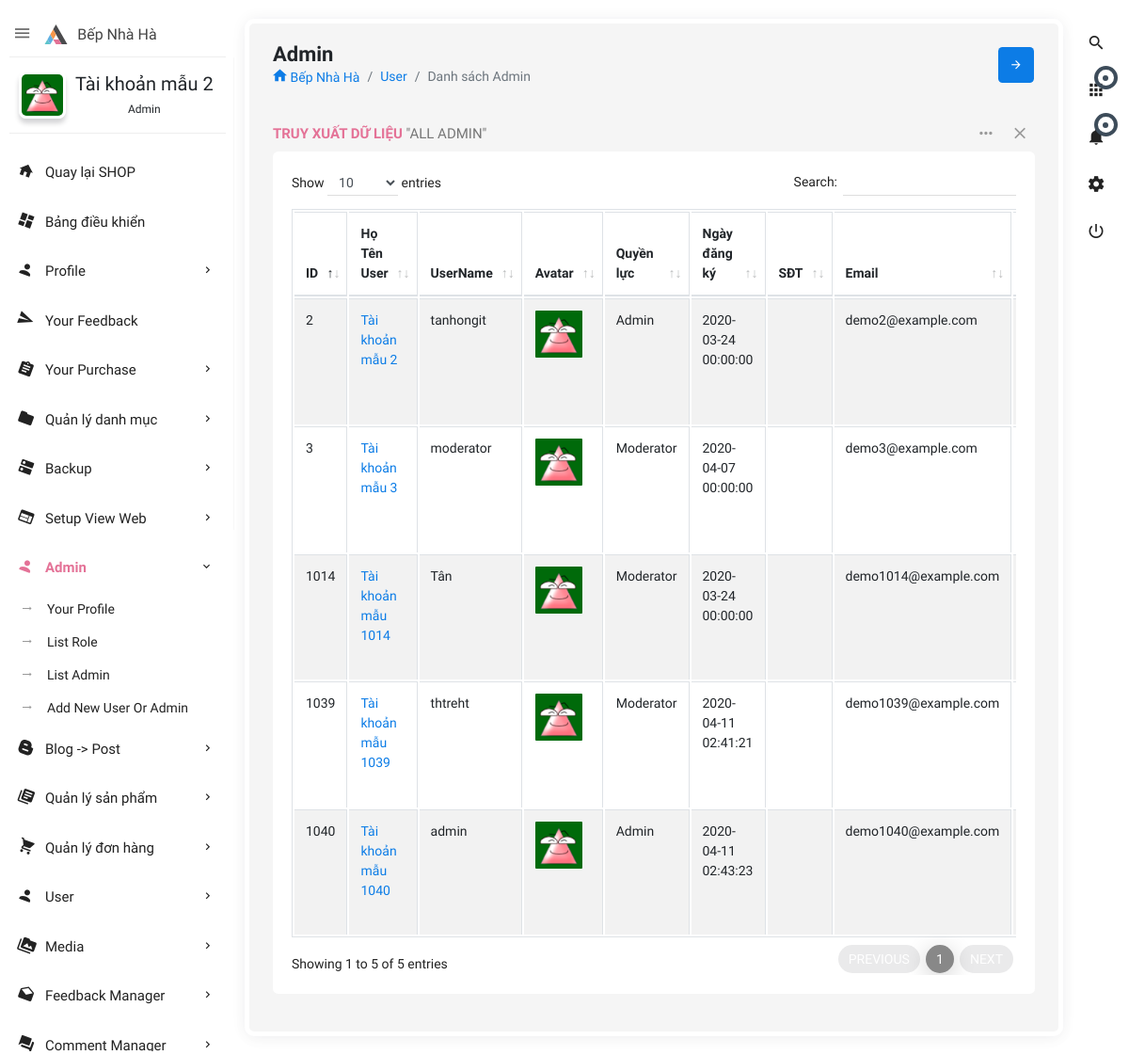
Page /admin.php?controller=role&action=admin (signed in) on the committed database.
### tables this page shows
CREATE TABLE IF NOT EXISTS `users` (
  `id` int(11) NOT NULL AUTO_INCREMENT,
  `user_username` varchar(50) DEFAULT NULL,
  `user_password` varchar(100) DEFAULT NULL,
  `user_name` varchar(255) DEFAULT NULL,
  `role_id` int(11) NOT NULL DEFAULT 0,
  `user_avatar` varchar(550) DEFAULT 'author-auto.png',
  `user_email` varchar(255) DEFAULT NULL,
  `user_phone` varchar(20) DEFAULT NULL,
  `user_address` varchar(200) DEFAULT NULL,
  `createDate` datetime DEFAULT NULL,
  `verified` int(11) NOT NULL DEFAULT 0,
  `verificationCode` varchar(500) DEFAULT NULL,
  `editTime` datetime DEFAULT NULL,
  PRIMARY KEY (`id`),
  KEY `fk_id_role` (`role_id`)
);

### admin/controllers/role/admin.php (called while the page is built, shortened)
<?php
permission_user();
$options = [
    'order_by' => 'id ASC',
];
$adminNav = 'class="active open"';
$list_user = getAll('users', $options);
require('admin/views/role/admin.php');

### lib/config/database.php (called while the page is built, shortened)
<?php
if (isset($_SESSION['user'])) {
    $userNav = $_SESSION['user']['id'];
}
try {
    $linkConnectDB = connect();
} catch (Exception $e) {
    die($e->getMessage());
}
function connect(): mysqli
{
        $linkConnectDB = new mysqli(DB_HOST, DB_USER, DB_PASS, DB_NAME, DB_PORT);
        $linkConnectDB->set_charset('utf8mb4');
        return $linkConnectDB;
}
function executeQuery(string $sql, array $params = []): mysqli_stmt
{
    global $linkConnectDB;
    $stmt = $linkConnectDB->prepare($sql);
    if (!$stmt->execute()) {
        throw new Exception('Execute error: ' . $stmt->error);
    }
    return $stmt;
}

### lib/model.php (called while the page is built, shortened)
<?php
require('config/database.php');
function getRecord(string $table, $id, string $select = '*'): false|array|null
{
    $id = intval($id);
    $sql = "SELECT $select FROM `$table` WHERE id=$id";
    $query = executeQuery($sql);
    $result = $query->get_result()->fetch_assoc();
    return $result;
}
function getAll(string $table, array $options = []): array
{
    $select = $options['select'] ?? '*';
    $where = isset($options['where']) ? 'WHERE ' . $options['where'] : '';
    $order_by = isset($options['order_by']) ? 'ORDER BY ' . $options['order_by'] : '';
    $limit = isset($options['offset']) && isset($options['limit']) ? 'LIMIT ' . $options['offset'] . ',' . $options['limit'] : '';
    $sql = "SELECT $select FROM `$table` $where $order_by $limit";
    $query = executeQuery($sql);
    $result = $query->get_result()->fetch_all(MYSQLI_ASSOC);
    return $result;
}

### admin/controllers/shared/statistics.php (called while the page is built, shortened)
<?php
$options_user = [
    'order_by' => 'editTime DESC',
];
$users = getAll('users', $options_user);

### lib/functions.php (called while the page is built, shortened)
<?php
function permission_user(): void
{
    global $userNav;
    $userLogin = getRecord('users', $userNav);
}

### admin/views/role/admin.php (the view, shortened to what this page needs)
<?php require('admin/views/shared/header.php'); ?>
<?php require('admin/views/shared/rightnavbar.php'); ?>
<?php require('admin/views/shared/leftnavbar.php'); ?>
<section class="content">
    <div class="body_scroll">
        <div class="block-header">
            <div class="row">
                <div class="col-lg-7 col-md-6 col-sm-12">
                    <h2>Admin</h2>
                    <ul class="breadcrumb">
                        <li class="breadcrumb-item"><a href="<?= PATH_URL . 'home' ?>"><i class="zmdi zmdi-home"></i> Bếp Nhà Hà</a></li>
                        <li class="breadcrumb-item"><a href="admin.php?controller=user&action=listall">User</a></li>
                        <li class="breadcrumb-item active">Danh sách Admin</li>
                    </ul>
                </div>
                <div class="col-lg-5 col-md-6 col-sm-12">
                    <button class="btn btn-primary btn-icon float-right right_icon_toggle_btn" type="button"><i class="zmdi zmdi-arrow-right"></i></button>
                </div>
            </div>
        </div>
        <div class="container-fluid">
            <div class="row clearfix">
                <div class="col-lg-12">
                    <div class="card">
                        <div class="header">
                            <h2><strong>Truy Xuất Dữ Liệu</strong> "All Admin" </h2>
                            <ul class="header-dropdown">
                                <li class="dropdown"> <a href="javascript:void(0);" class="dropdown-toggle" data-toggle="dropdown" role="button" aria-haspopup="true" aria-expanded="false"> <i class="zmdi zmdi-more"></i> </a>
                                </li>
                                <li class="remove">
                                    <a role="button" class="boxs-close"><i class="zmdi zmdi-close"></i></a>
                                </li>
                            </ul>
                        </div>
                        <div class="body">
                            <div class="table-responsive">
                                <table class="table table-bordered table-striped table-hover js-basic-example dataTable">
                                    <thead>
                                        <tr>
                                            <th>ID</th>
                                            <th>Họ Tên User</th>
                                            <th>UserName</th>
                                            <th>Avatar</th>
                                            <th>Quyền lực</th>
                                            <th>Ngày đăng ký</th>
                                            <th>SĐT</th>
                                            <th>Email</th>
                                            <th>Hành Động</th>
                                        </tr>
                                    </thead>
                                    <tbody>
                                        <?php foreach ($list_user as $user) : if ($user['role_id'] != 0) : ?>
                                                <tr>
                                                    <td><?= $user['id'] ?></td>
                                                    <td><a href="admin.php?controller=user&amp;action=edit&amp;user_id=<?= $user['id']; ?>"><?= $user['user_name']; ?></a></td>
                                                    <td><?= $user['user_username'] ?></td>
                                                    <td><?= '<image src="public/upload/images/' . $user['user_avatar'] . '?time=' . time() . '" style="max-width:50px;" />'; ?></td>
                                                    <td><?php if ($user['role_id'] == 1) {
                                                        echo 'Admin';
                                                    } elseif ($user['role_id'] == 2) {
                                                        echo 'Moderator';
                                                    } else {
                                                        echo 'User';
                                                    } ?></td>
                                                    <td><?= $user['createDate'] ?></td>
                                                    <td><?= $user['user_phone'] ?></td>
                                                    <td><?= $user['user_email'] ?></td>
                                                    <td>
                                                        </td>
                                                </tr>
                                        <?php endif;
                                        endforeach; ?>
                                    </tbody>
                                </table>
                            </div>
                        </div>
                    </div>
                </div>
            </div>
        </div>
    </div>
</section>
<?php require('admin/views/shared/footer.php'); ?>

### admin/views/shared/leftnavbar.php (shortened to what this page needs)
<aside id="leftsidebar" class="sidebar">
    <div class="navbar-brand">
        <button class="btn-menu ls-toggle-btn" type="button"><i class="zmdi zmdi-menu"></i></button>
        <a href="index.php"><img src="admin/themes/images/logo.svg" width="25" alt="Aero"><span class="m-l-10">Bếp Nhà Hà</span></a>
    </div>
    <div class="menu">
        <ul class="list">
            <li>
                <div class="user-info">
                    <a class="image" href="admin.php?controller=user&action=info&user_id=<?= $userNav ?>"><img src="public/upload/images/<?= $userInfoNav['user_avatar'] ?>" alt="User"></a>
                    <div class="detail">
                        <h4><?= $userInfoNav['user_name'] ?></h4>
                        <small><?php if ($userInfoNav['role_id'] == 1) {
                            echo 'Admin';
                        } elseif ($userInfoNav['role_id'] == 2) {
                            echo 'Moderator';
                        } else {
                            echo "User";
                        } ?></small>
                    </div>
                </div>
            </li>
            <li class="open"><a href="<?= PATH_URL ?>home" target="_blank"><i class="zmdi zmdi-home"></i><span>Quay lại SHOP</span></a></li>
            <li <?= $homeNav ?? '' ?>><a href="admin.php"><i class="zmdi zmdi-view-dashboard"></i><span>Bảng điều khiển</span></a></li>
            <li <?php if (isset($nav_profile)) {
                echo $nav_profile;
            } ?>><a href="javascript:void(0);" class="menu-toggle"><i class="zmdi zmdi-account"></i><span>Profile</span></a>
            </li>
            <li <?= $yourFeedback ?? '' ?>><a href="admin.php?controller=feedback&action=myfeedback"><i class="zmdi zmdi-mail-send"></i><span>Your Feedback</span></a></li>
            <li <?= $yourPurchaseNav ?? '' ?>><a href="javascript:void(0);" class="menu-toggle"><i class="zmdi zmdi-assignment"></i><span>Your Purchase</span></a>
            </li>
            <?php if ($userInfoNav['role_id'] != 0) :
                if ($userInfoNav['role_id'] == 1) : ?>
                    <li <?= $navCategory ?? ''; ?>> <a href="javascript:void(0);" class="menu-toggle"><i class="zmdi zmdi-folder"></i><span>Quản lý danh mục</span></a>
                    </li>
                    <li <?= $backupDbClass ?? '' ?>><a href="javascript:void(0);" class="menu-toggle"><i class="zmdi zmdi-dns"></i><span>Backup</span></a>
                    </li>
                    <li <?= $navHF ?? '' ?>><a href="javascript:void(0);" class="menu-toggle"><i class="zmdi zmdi-view-web"></i><span>Setup View Web</span></a>
                    </li>
                    <li <?= $adminNav ?? '' ?>><a href="javascript:void(0);" class="menu-toggle"><i class="zmdi zmdi-account"></i><span>Admin</span></a>
                        <ul class="ml-menu">
                            <li><a href="admin.php?controller=user&action=info&user_id=<?= $userNav ?>">Your Profile</a></li>
                            <li><a href="admin.php?controller=role">List Role</a></li>
                            <li><a href="admin.php?controller=role&action=admin">List Admin</a></li>
                            <li><a href="admin.php?controller=user&action=add">Add New User Or Admin</a></li>
                        </ul>
                    </li>
                <?php endif; ?>
                <li <?= $postNav ?? '' ?>><a href="javascript:void(0);" class="menu-toggle"><i class="zmdi zmdi-blogger"></i><span>Blog -> Post</span></a>
                </li>
                <li <?= $productNav ?? '' ?>> <a href="javascript:void(0);" class="menu-toggle"><i class="zmdi zmdi-collection-text"></i><span>Quản lý sản phẩm</span></a>
                </li>
                <li <?= $orderNav ?? '' ?>><a href="javascript:void(0);" class="menu-toggle"><i class="zmdi zmdi-shopping-cart"></i><span>Quản lý đơn hàng</span></a>
                </li>
                <li <?php if (isset($nav_user)) {
                    echo $nav_user;
                } ?>><a href="javascript:void(0);" class="menu-toggle"><i class="zmdi zmdi-account"></i><span>User</span></a>
                </li>
                <li <?php if (isset($navMedia)) {
                    echo $navMedia;
                } ?>><a href="javascript:void(0);" class="menu-toggle"><i class="zmdi zmdi-collection-folder-image"></i><span>Media</span></a>
                </li>
                <li <?= $navFeedback ?? '' ?>><a href="javascript:void(0);" class="menu-toggle"><i class="zmdi zmdi-email-open"></i><span>Feedback Manager</span></a>
                </li>
                <li <?= $navComment ?? '' ?>><a href="javascript:void(0);" class="menu-toggle"><i class="zmdi zmdi-comments"></i><span>Comment Manager</span></a>
                </li>
            <?php endif; ?>
        </ul>
    </div>
</aside>

### rows in the picture
users: user_avatar (picture), user_name "Tài khoản mẫu 2", id "2", user_username "tanhongit", shows "Admin", createDate "2020-03-24 00:00:00", user_email "demo2@example.com"
users: id "3", user_name "Tài khoản mẫu 3", user_username "moderator", user_avatar (picture), shows "Moderator", createDate "2020-04-07 00:00:00", user_email "demo3@example.com"
users: id "1014", user_name "Tài khoản mẫu 1014", user_username "Tân", user_avatar (picture), shows "Moderator", createDate "2020-03-24 00:00:00", user_email "demo1014@example.com"
users: id "1039", user_name "Tài khoản mẫu 1039", user_username "thtreht", user_avatar (picture), shows "Moderator", createDate "2020-04-11 02:41:21", user_email "demo1039@example.com"
users: id "1040", user_name "Tài khoản mẫu 1040", user_username "admin", user_avatar (picture), shows "Admin", createDate "2020-04-11 02:43:23", user_email "demo1040@example.com"
